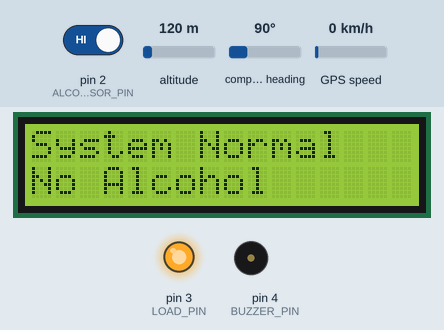
Recording of a sketch running on a simulated Arduino Uno, built with avr-gcc and run on an emulated ATmega328P. Parts: 16×2 character LCD, output pins drawn as LEDs (lit = HIGH), buzzer (waves = sounding, pin HIGH). The inputs (shaded band) are chosen by the test bench; at power-on: pin 2 (ALCOHOL_SENSOR_PIN) HIGH, altitude 120 m, compass heading 90°, GPS speed 0 km/h. The GPS gets a fix after 3 s at 37.7749, -122.4194 with 8 satellites; the modem accepts every AT command (registered, SIM ready, sends succeed) and sends nothing else; what the sketch prints to the serial monitor is not drawn.

Above: at 4.2 s.
4.3 s: pin 2 (ALCOHOL_SENSOR_PIN) driven LOW
At 13.2 s:
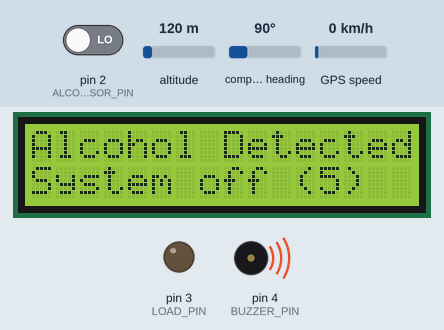
At 18.6 s:
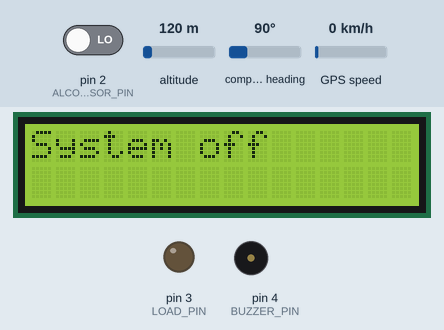
Timing chart, 0 to 20.1 s (numbered marks = the images above; inputs shaded):
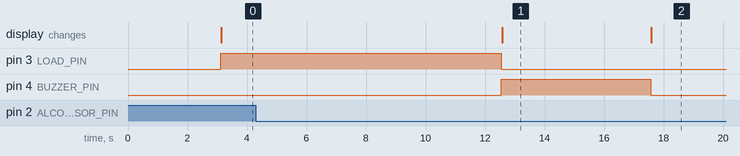

The sketch:

Alcohol_detect_and_send_SMS.ino
```cpp
#include <SoftwareSerial.h>
#include <Wire.h>
#include <LiquidCrystal_I2C.h>
#include <TinyGPS++.h>

// Define pins
#define ALCOHOL_SENSOR_PIN 2
#define LOAD_PIN 3
#define BUZZER_PIN 4

float lat, lng;

// Phone number to send SMS
const char phoneNumber[] = "+8801314937329";

// Create instances
SoftwareSerial gsm(10, 11); // RX, TX for GSM
SoftwareSerial gps(8, 7); // RX, TX for GPS
LiquidCrystal_I2C lcd(0x27, 16, 2);
TinyGPSPlus gpsData; // Create GPS object

// Variables
bool alcoholDetected = false;

void setup() {
  // Initialize serial communications
  Serial.begin(9600);
  gsm.begin(9600);
  gps.begin(9600);

  // Initialize pins
  pinMode(ALCOHOL_SENSOR_PIN, INPUT);
  pinMode(LOAD_PIN, OUTPUT);
  pinMode(BUZZER_PIN, OUTPUT);

  // Initialize LCD
  lcd.init();
  lcd.backlight();

  // Set load and buzzer off initially
  digitalWrite(LOAD_PIN, LOW);
  digitalWrite(BUZZER_PIN, LOW);

  // GSM initialization
  Serial.println("Initializing GSM...");
  delay(1000);
  sendGSMCommand("AT");
  sendGSMCommand("AT+CMGF=1"); // Set SMS mode to text
}

void loop() {
  // Read GPS data
  while (gps.available() > 0) {
    gpsData.encode(gps.read());
  }

  // Check if GPS location is valid
  if (gpsData.location.isValid()) {
    lat = gpsData.location.lat();
    lng = gpsData.location.lng();
  } else {
    Serial.println("Using default location");
    lat = 23.8770388;  // Default latitude
    lng = 90.3202692;  // Default longitude
  }

  // Check alcohol sensor
  alcoholDetected = !digitalRead(ALCOHOL_SENSOR_PIN); // Change logic here

  if (alcoholDetected) {
    sendSMS();

    // Alcohol detected, disable load, sound buzzer, and show warning
    digitalWrite(BUZZER_PIN, HIGH);
    digitalWrite(LOAD_PIN, LOW);
    lcd.clear();
    lcd.print("Alcohol Detected!");
    lcd.setCursor(0, 1);
    lcd.print("System off (5)");
    delay(5000); // Wait for 5 seconds

    // Keep system off until reset
    while (1) {
      digitalWrite(BUZZER_PIN, LOW);
      digitalWrite(LOAD_PIN, LOW);
      lcd.clear();
      lcd.print("System off");
      delay(1000); // Add a delay to prevent overwhelming the LCD
    }
  } else {
    // No alcohol detected
    digitalWrite(LOAD_PIN, HIGH);
    digitalWrite(BUZZER_PIN, LOW);
    lcd.clear();
    lcd.print("System Normal");
    lcd.setCursor(0, 1);
    lcd.print("No Alcohol");
  }

  delay(1000);
}

void sendSMS() {
  const char phoneNumber[] = "+8801314937329";

  // Debugging: print to serial monitor
  Serial.println("Sending SMS...");

  // Send SMS with location link
  sendGSMCommand("AT+CMGF=1"); // Set SMS mode to text
  sendGSMCommand(String("AT+CMGS=\"") + phoneNumber + "\"");
  delay(100);
  gsm.print("Alcohol detected! Location: http://maps.google.com/maps?q=");
  gsm.print(lat);
  gsm.print(",");
  gsm.print(lng);
  delay(100);
  gsm.write(26); // ASCII code for Ctrl+Z to send the SMS
  delay(5000); // Wait longer to ensure SMS is sent

  // Debugging: confirm SMS sent
  Serial.println("SMS sent.");
}

void sendGSMCommand(String command) {
  gsm.println(command);
  delay(1000);
  while (gsm.available()) {
    Serial.write(gsm.read()); // Print GSM module response to serial monitor
  }
}
```

Measured:
- after the input at 4.3 s, pin 3 (LOAD_PIN): HIGH → LOW after 8.2 s; pin 4 (BUZZER_PIN): LOW → HIGH after 8.2 s, → LOW 5.0 s later; the display: changes after 8.3 s (image 1)
- what the display in image 1 shows lasts 5.0 s, from 12.6 s to 17.6 s
